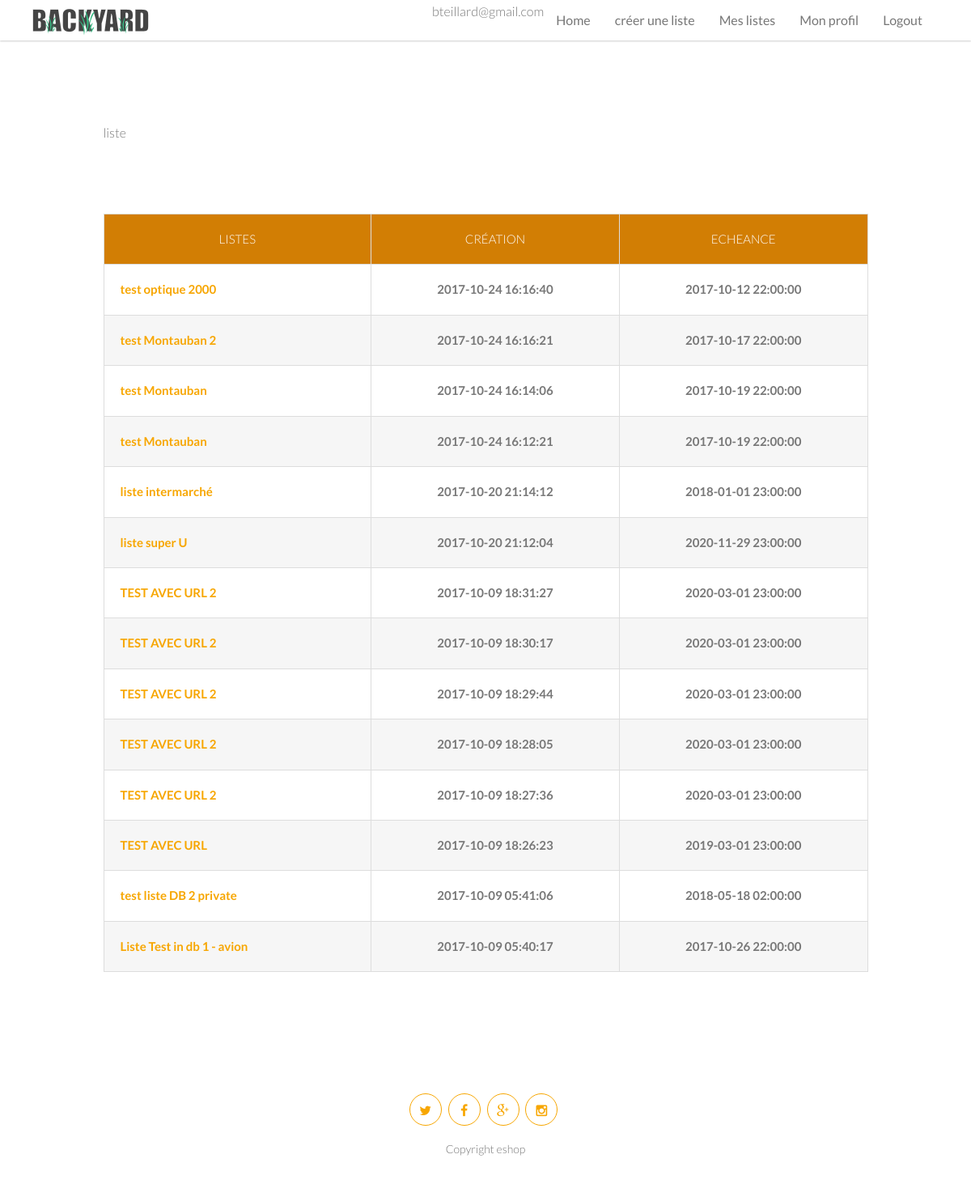
The page /web/v1/page.php?page=displaylist (signed in) on the database its author committed.
### tables this page shows
CREATE TABLE `listes` (
  `id` int(11) NOT NULL,
  `label` varchar(255) NOT NULL,
  `date_creation` timestamp NOT NULL DEFAULT CURRENT_TIMESTAMP,
  `date_echeance` timestamp NOT NULL DEFAULT '0000-00-00 00:00:00',
  `commentaires` text,
  `nom_admin` varchar(255) NOT NULL,
  `mail_admin` varchar(255) NOT NULL,
  `public` int(11) NOT NULL,
  `url` varchar(200) NOT NULL,
  `admin_url` varchar(255) NOT NULL
);

### srv/Autoloader.class.php (called while the page is built, shortened)
<?php
class Autoloader
{
    public static function register()
    {
        spl_autoload_register(function ($class) {
            $file = dirname(__FILE__)."/Class".DIRECTORY_SEPARATOR.strtolower($class).".class.php";
            if (file_exists($file)) {
                return true;
            }
            return false;
        });
    }
}

### srv/Class/db.class.php (called while the page is built, shortened)
<?php
require("/Applications/XAMPP/xamppfiles/htdocs/eshop/srv/library/notorm-master/NotORM.php");
class db{
  public static function getConnexion(){
    $DB = "bddeshop2";
    $HOST = "localhost";
    $USER = "root";
    $MDP = "";
    $dsn = "mysql:dbname=".$DB.";host:".$HOST."";
    try{
      $connection = new PDO($dsn,$USER,$MDP);
    }catch (PDOException $Exception){
        Utility::redirect('error','code=2002');
    }
    $connection->setAttribute(PDO::ATTR_ERRMODE, PDO::ERRMODE_WARNING);
    $connection->setAttribute(PDO::ATTR_CASE, PDO::CASE_LOWER);
    $connection->query("SET NAMES 'utf8';");
    return new NotORM($connection);
  }
}

### srv/Class/liste.class.php (called while the page is built, shortened)
<?php
class Liste
{
  public function setAdminUrl($adminUrl)
  {
      return $this;
  }
    public function setListeName($listeName)
    {
        return $this;
    }
    public function setAdminName($adminName)
    {
        return $this;
    }
    public function setAdminEmail($adminEmail)
    {
        return $this;
    }
    public function setEndDate($endDate)
    {
        return $this;
    }
    public function setCreationDate($creationDate)
    {
        return $this;
    }
    public function setPublic($public)
    {
        return $this;
    }
    public function setDescription($description)
    {
        return $this;
    }
    public function setIdListe($idListe)
    {
        return $this;
    }
    public function setUrl($url)
    {
        return $this;
    }
    public static function getAllListe($filter){
      $listes = null;
      $db = db::getConnexion();
      if($filter === NULL){
        $listes = $db->listes();
      }else{
          $listes = $db->listes($filter)->order("date_creation DESC");
      }
      $arrlistes = array();
      foreach ($listes as $liste) {
        $objliste = new Liste();
        $objliste->setListeName($liste['label']);
        $objliste->setAdminName($liste['nom_admin']);
        $objliste->setAdminEmail($liste['mail_admin']);
        $objliste->setEndDate($liste['date_echeance']);
        $objliste->setCreationDate($liste['date_creation']);
        $objliste->setPublic($liste['public']);
        $objliste->setDescription($liste['commentaires']);
        $objliste->setIdListe($liste['id']);
        $objliste->setUrl($liste['url']);
        $objliste->setAdminUrl($liste['admin_url']);
        array_push($arrlistes,$objliste);
      }
      return $arrlistes;
    }
}
 ?>

### web/v1/engine.php (called while the page is built, shortened)
<?php
require_once('../../srv/Autoloader.class.php');
class Engine
{
public static function GetListes($arr)
{
  return Liste::getAllliste($arr);
}
}
 ?>

### srv/library/notorm-master/NotORM.php (called while the page is built, shortened)
<?php
include_once dirname(__FILE__) . "/NotORM/Structure.php";
include_once dirname(__FILE__) . "/NotORM/Result.php";
class NotORM extends NotORM_Abstract {
	function __construct(PDO $connection, NotORM_Structure $structure = null, NotORM_Cache $cache = null) {
		$this->connection = $connection;
		if (!isset($structure)) {
			$structure = new NotORM_Structure_Convention;
		}
		$this->structure = $structure;
		$this->cache = $cache;
	}
	function __call($table, array $where) {
		$return = new NotORM_Result($this->structure->getReferencingTable($table, ''), $this);
		return $return;
	}
}

### srv/library/notorm-master/NotORM/Structure.php (called while the page is built, shortened)
<?php
class NotORM_Structure_Convention implements NotORM_Structure {
	protected $primary, $foreign, $table, $prefix;
	function __construct($primary = 'id', $foreign = '%s_id', $table = '%s', $prefix = '') {
		$this->primary = $primary;
		$this->table = $table;
		$this->prefix = $prefix;
	}
	function getPrimary($table) {
		return sprintf($this->primary, $this->getColumnFromTable($table));
	}
	function getReferencingTable($name, $table) {
		return $this->prefix . $name;
	}
	protected function getColumnFromTable($name) {
		return $name;
	}
}

### srv/library/notorm-master/NotORM/Result.php (called while the page is built, shortened)
<?php
class NotORM_Result extends NotORM_Abstract implements Iterator, ArrayAccess, Countable, JsonSerializable {
	protected $select = array(), $conditions = array(), $where = array(), $parameters = array(), $order = array(), $limit = null, $offset = null, $group = "", $having = "", $lock = null;
	protected $union = array(), $unionOrder = array(), $unionLimit = null, $unionOffset = null;
	protected $data, $referencing = array(), $aggregation = array(), $accessed, $access, $keys = array();
	function __construct($table, NotORM $notORM, $single = false) {
		$this->table = $table;
		$this->notORM = $notORM;
		$this->primary = $notORM->structure->getPrimary($table);
	}
	function __destruct() {
		$this->rows = null;
	}
	protected function limitString($limit, $offset = null) {
		$return = "";
		return $return;
	}
	protected function removeExtraDots($expression) {
		return preg_replace('~(?:\\b[a-z_][a-z0-9_.:]*[.:])?([a-z_][a-z0-9_]*)[.:]([a-z_*])~i', '\\1.\\2', $expression);
	}
	protected function whereString() {
		$return = "";
		if ($this->order) {
			$return .= " ORDER BY " . implode(", ", $this->order);
		}
		$return = $this->removeExtraDots($return);
		$where = $this->where;
		if ($where) {
			$return = " WHERE " . implode($where) . $return;
		}
		$return .= $this->limitString($this->limit, $this->offset);
		return $return;
	}
	protected function topString($limit, $offset = null) {
		return "";
	}
	protected function createJoins($val) {
		$return = array();
		return $return;
	}
	function __toString() {
		$return = "SELECT" . $this->topString($this->limit, $this->offset) . " ";
		$join = $this->createJoins(implode(",", $this->conditions) . "," . implode(",", $this->select) . ",$this->group,$this->having," . implode(",", $this->order));
		if ($this->select) {
			$return .= $this->removeExtraDots(implode(", ", $this->select));
		} elseif ($this->accessed) {
			$return .= ($join ? "$this->table." : "") . implode(", " . ($join ? "$this->table." : ""), array_keys($this->accessed));
		} else {
			$return .= ($join ? "$this->table." : "") . "*";
		}
		$return .= " FROM $this->table" . implode($join) . $this->whereString();
		return $return;
	}
	protected function query($query, $parameters) {
		$return = $this->notORM->connection->prepare($query);
		if (!$return || !$return->execute(array_map(array($this, 'formatValue'), $parameters))) {
			$return = false;
		}
		return $return;
	}
	protected function formatValue($val) {
		return $val;
	}
	protected function quote($val) {
		$val = $this->formatValue($val);
		return $this->notORM->connection->quote($val);
	}
	function where($condition, $parameters = array()) {
		$args = func_get_args();
		return $this->whereOperator("AND", $args);
	}
	protected function whereOperator($operator, array $args) {
		$condition = $args[0];
		$parameters = (count($args) > 1 ? $args[1] : array());
		if (is_array($condition)) {
			return $this;
		}
		$this->conditions[] = "$operator $condition";
		$condition = $this->removeExtraDots($condition);
		if (count($args) != 2 || strpbrk($condition, "?:")) {
			if (count($args) != 2 || !is_array($parameters)) {
				$parameters = array_slice($args, 1);
			}
			$this->parameters = array_merge($this->parameters, $parameters);
		} elseif ($parameters === null) {
			$condition .= " IS NULL";
		} elseif (!is_array($parameters)) {
			$condition .= " = " . $this->quote($parameters);
		} else {
			$condition = $this->whereIn($condition, $parameters);
		}
		$this->where[] = (preg_match('~^\)+$~', $condition)
			? $condition
			: ($this->where ? " $operator " : "") . "($condition)"
		);
		return $this;
	}
	function order($columns) {
		$this->rows = null;
		if ($columns != "") {
			$columns = (is_array($columns) ? $columns : func_get_args());
			foreach ($columns as $column) {
				if ($this->union) {
					$this->unionOrder[] = $column;
				} else {
					$this->order[] = $column;
				}
			}
		} elseif ($this->union) {
			$this->unionOrder = array();
		} else {
			$this->order = array();
		}
		return $this;
	}
	protected function execute() {
		if (!isset($this->rows)) {
			$result = false;
			$parameters = array();
			try {
				$result = $this->query($this->__toString(), $parameters);
			} catch (PDOException $exception) {
			}
			$this->rows = array();
			if ($result) {
				$result->setFetchMode(PDO::FETCH_ASSOC);
				foreach ($result as $key => $row) {
					if (isset($row[$this->primary])) {
						$key = $row[$this->primary];
					}
					$this->rows[$key] = new $this->notORM->rowClass($row, $this);
				}
			}
		}
	}
	function rewind() {
		$this->execute();
	}
}

### web/v1/html/displaylist.php (the view)
<?php
if($connected && $mail <> ""){
$arrListes = Engine::GetListes(array('mail_admin'=>$mail));
?>
<p>liste</p>
<div id="shortcode-table">
        <table class="table table-bg table-bordered">
            <thead>
                <tr>
                    <th class="text-center">listes</th>
                    <th class="text-center">Création</th>
                    <th class="text-center">Echeance</th>
                </tr>
            </thead>
            <tbody>
              <?php
                foreach ($arrListes as $liste) {
                  echo "<tr>";
                  echo "    <td><a href='page.php?page=listeManagement&listeUrlAdmin=".$liste->getAdminUrl()."'>".$liste->getListeName()."</a></td>";
                  echo "    <td class='text-center'><strong>".$liste->getcreationDate()."</strong></td>";
                  echo "    <td class='text-center'><strong>".$liste->getEndDate()."</strong></td>";
                  echo "</tr>";
                }
               ?>
            </tbody>
        </table>
</div>
<?php } ?>

### web/v1/css/css-index-orange.css (style rules this page uses)
html, body { width: 100%; overflow-x: hidden; }
body { height:100%; font-family: "Lato", "Serif"; font-weight: 300; padding:0; margin:0; font-size:16px; line-height: 28px; color: #777; background: #fff; overflow-x:hidden; position: relative; }
p { padding: 0 0 1em; margin:0; }
a { color: #d27e04; outline: 0; font-weight: bold; -webkit-transition: all .8s ease; transition: all .8s ease; }
#shortcode-table { padding: 70px 0 10px; }
.table > thead > tr > th { background: #d27e04; color: #fff; border-bottom: 0; text-transform: uppercase; }
.table > thead > tr > th, .table > tbody > tr > td { font-size: 15px; font-weight: 300; padding: 20px 20px; }
.table-bg > tbody > tr:nth-child(odd) > td, .table-bg > tbody > tr:nth-child(odd) > th { background: #fff; }
.table-bg > tbody > tr:nth-child(even) > td, .table-bg > tbody > tr:nth-child(even) > th { background: #f6f6f6; }

### web/v1/custo/css/custo.css (style rules this page uses)
a { color:#F7A600; }

### rows shown on the page
listes: label "test optique 2000", date_creation "2017-10-24 16:16:40", date_echeance "2017-10-12 22:00:00"
listes: label "test Montauban 2", date_creation "2017-10-24 16:16:21", date_echeance "2017-10-17 22:00:00"
listes: label "test Montauban", date_creation "2017-10-24 16:14:06", date_echeance "2017-10-19 22:00:00"
listes: label "test Montauban", date_creation "2017-10-24 16:12:21", date_echeance "2017-10-19 22:00:00"
listes: label "liste intermarché", date_creation "2017-10-20 21:14:12", date_echeance "2018-01-01 23:00:00"
listes: label "liste super U", date_creation "2017-10-20 21:12:04", date_echeance "2020-11-29 23:00:00"
listes: label "TEST AVEC URL 2", date_creation "2017-10-09 18:31:27", date_echeance "2020-03-01 23:00:00"
listes: label "TEST AVEC URL 2", date_creation "2017-10-09 18:30:17", date_echeance "2020-03-01 23:00:00"
listes: label "TEST AVEC URL 2", date_creation "2017-10-09 18:29:44", date_echeance "2020-03-01 23:00:00"
listes: label "TEST AVEC URL 2", date_creation "2017-10-09 18:28:05", date_echeance "2020-03-01 23:00:00"
listes: label "TEST AVEC URL 2", date_creation "2017-10-09 18:27:36", date_echeance "2020-03-01 23:00:00"
listes: label "TEST AVEC URL", date_creation "2017-10-09 18:26:23", date_echeance "2019-03-01 23:00:00"
listes: label "test liste DB 2 private", date_creation "2017-10-09 05:41:06", date_echeance "2018-05-18 02:00:00"
listes: label "Liste Test in db 1 - avion", date_creation "2017-10-09 05:40:17", date_echeance "2017-10-26 22:00:00"

### other values the page prints
$mail "bteillard@gmail.com"
